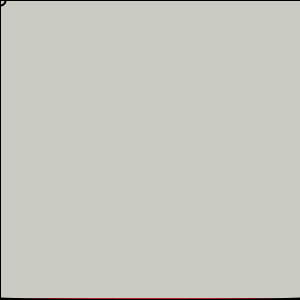
Frame 1 (no input)
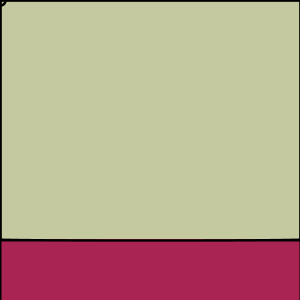
Frame 60 (the mouse pressed at the canvas centre just before this capture)
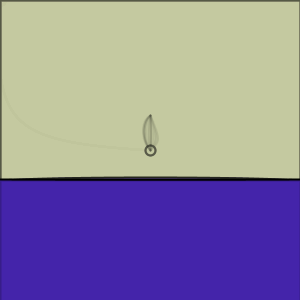
Frame 120 (the mouse held since frame 60 and released just before this capture)

The Processing sketch that drew these frames (run headless with seeded random() and noise(); from frame 60 on, the mouse is pressed at the canvas centre):

// Processing sketch: processing_65939
// ── processing_65939.pde

float ypos = 299;
void setup(){
  size(300,300);
  smooth();
  colorMode(HSB);  
}
void draw(){
  fill(50,50,200,50);
  rect(0,0,width,height);
  fill(ypos,200,170);
  rect(0,ypos,width,ypos);
  ypos = ypos-1;
  strokeWeight(2);
  stroke(0);
  bezier(0,ypos,50,ypos+sin(ypos)*5,250,ypos+sin(ypos)*5,width,ypos);
   if(ypos <=0){
    ypos = 299 ;
   
   }if(mousePressed){
   noFill();
   stroke(0,50);
   bezier(mouseX,mouseY,pmouseX+sin(ypos)*10,mouseY-10,pmouseX+sin(ypos)*10,mouseY-20+sin(ypos)*10,pmouseX,pmouseY-35);
   ellipse(mouseX,mouseY,10,10);
   }else{
     noFill();
     stroke(0);
    bezier(mouseX,mouseY,pmouseX+sin(ypos)*10,mouseY-10,pmouseX+sin(ypos)*10,mouseY-20+sin(ypos)*10,pmouseX,pmouseY-35);
   ellipse(mouseX,mouseY,10,10); 
   }
}
